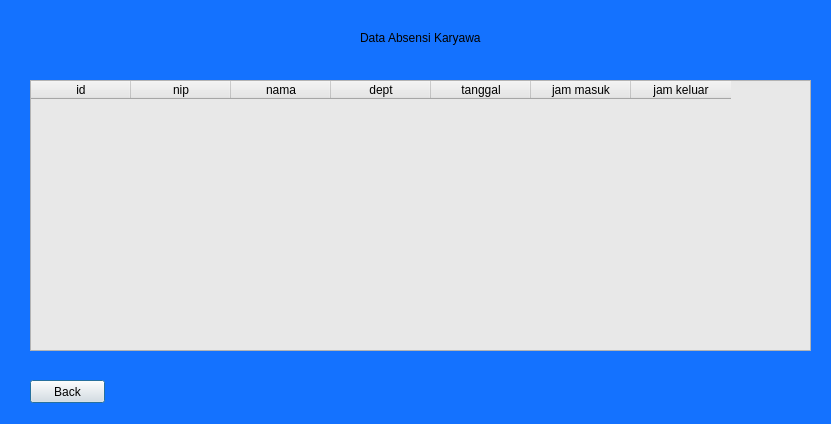
<?xml version="1.0" encoding="UTF-8"?>
<ui version="4.0">
 <class>Dialog</class>
 <widget class="QDialog" name="Dialog">
  <property name="geometry">
   <rect>
    <x>0</x>
    <y>0</y>
    <width>831</width>
    <height>424</height>
   </rect>
  </property>
  <property name="windowTitle">
   <string>Dialog</string>
  </property>
  <property name="styleSheet">
   <string notr="true">background-color: rgb(20, 114, 255);</string>
  </property>
  <widget class="QPushButton" name="btnback">
   <property name="geometry">
    <rect>
     <x>30</x>
     <y>380</y>
     <width>75</width>
     <height>23</height>
    </rect>
   </property>
   <property name="styleSheet">
    <string notr="true">background-color: rgb(232, 232, 232);</string>
   </property>
   <property name="text">
    <string>Back</string>
   </property>
  </widget>
  <widget class="QTableWidget" name="tableWidget">
   <property name="geometry">
    <rect>
     <x>30</x>
     <y>80</y>
     <width>781</width>
     <height>271</height>
    </rect>
   </property>
   <property name="styleSheet">
    <string notr="true">background-color: rgb(232, 232, 232);</string>
   </property>
   <property name="rowCount">
    <number>0</number>
   </property>
   <property name="columnCount">
    <number>7</number>
   </property>
   <column>
    <property name="text">
     <string>id</string>
    </property>
   </column>
   <column>
    <property name="text">
     <string>nip</string>
    </property>
   </column>
   <column>
    <property name="text">
     <string>nama</string>
    </property>
   </column>
   <column>
    <property name="text">
     <string>dept</string>
    </property>
   </column>
   <column>
    <property name="text">
     <string>tanggal</string>
    </property>
   </column>
   <column>
    <property name="text">
     <string>jam masuk</string>
    </property>
   </column>
   <column>
    <property name="text">
     <string>jam keluar</string>
    </property>
   </column>
  </widget>
  <widget class="QLabel" name="label">
   <property name="geometry">
    <rect>
     <x>360</x>
     <y>30</y>
     <width>121</width>
     <height>16</height>
    </rect>
   </property>
   <property name="text">
    <string>Data Absensi Karyawan</string>
   </property>
  </widget>
 </widget>
 <resources/>
 <connections/>
</ui>
